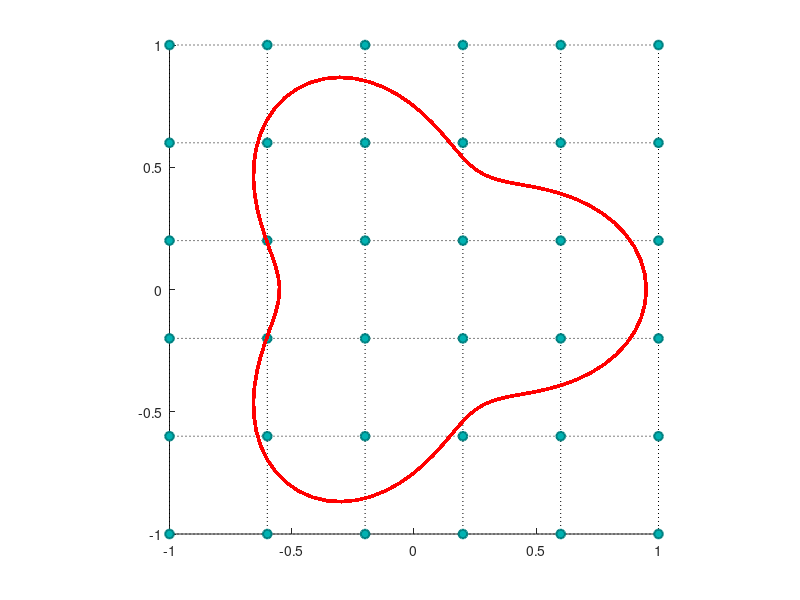

MATLAB code for this plot: (Note: this script raises an error after producing the figure.)


%%%%%%%%%%%%%%%%%%%%%%%%%%%%%%%%%%%%%%%%%%%%%%%%%%%%%%%%%%%%%%%%%%%%%
%
% Numerical Experiments for Validation of Numerical Analysis of IBIM
%
% Generate Demonstration Figure/Capsule
%
%%%%%%%%%%%%%%%%%%%%%%%%%%%%%%%%%%%%%%%%%%%%%%%%%%%%%%%%%%%%%%%%%%%%%

ylim([-1 1]);
xlim([-1 1]);
% gridlines ---------------------------
hold on
g_y=-1:0.4:1; % user defined grid Y [start:spaces:end]
g_x=-1:0.4:1; % user defined grid X [start:spaces:end]

for i=1:length(g_x)
   plot([g_x(i) g_x(i)],[g_y(1) g_y(end)],'k:') %y grid lines
   hold on    
end

for i=1:length(g_y)
   plot([g_x(1) g_x(end)],[g_y(i) g_y(i)],'k:') %x grid lines
   hold on    
end

[X,Y] = meshgrid(g_x, g_y);

scatter(X, Y, 40,'MarkerEdgeColor',[0 .5 .5],...
         'MarkerFaceColor',[0 .7 .7],...
         'LineWidth',1.5);
hold on;

theta = atan(sqrt(2));

M = 100;
angles = linspace(theta, theta + 2*pi, M);
center = [0, 0];
rho = 0.75 + 0.2*cos(3 * angles);
pts = [rho.* cos(angles); rho.*sin(angles)]';
for i = 1:M
   plot(center(1) + pts(:, 1), center(2) + pts(:, 2), 'r', 'Linewidth', 2)
end

daspect([1 1 1]);
fontsize(gca, 15,'points');
exportgraphics(gca,'star.png','Resolution',300);
close all;
